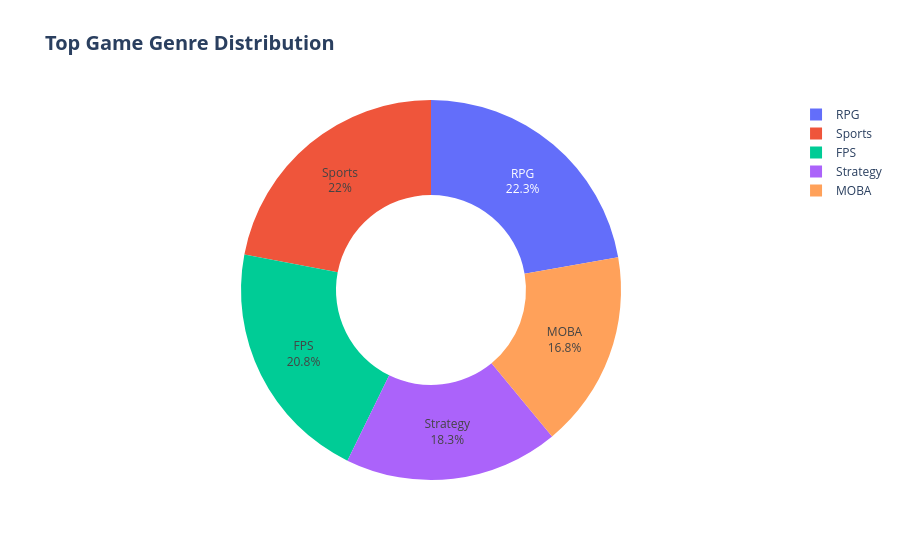

The cell this chart's notebook holds for it:
### Markdown cell above
### Donut Graph

### Code cell
genre = df["Top_Genre"].value_counts().reset_index()
genre.columns = ["Genre", "Count"]

fig = px.pie(
   genre,
   names="Genre",
   values="Count",
   hole=0.5, 
   title=("<b>Top Game Genre Distribution</b>")
)

fig.update_traces(
        textposition='inside',
        textinfo='percent+label'),
fig.update_layout(
    title={
        "xanchor": "left",
        "font": {"size": 20}}
)
fig.show()

### Figure 1 — Plotly figure (JSON) as saved in the notebook; plotly's stock layout.template omitted (floating-point values rounded to 4 significant figures)
{"data": [{"domain": {"x": [0, 1], "y": [0, 1]}, "hole": 0.5, "hovertemplate": "Genre=%{label}<br>Count=%{value}<extra></extra>", "labels": ["RPG", "Sports", "FPS", "Strategy", "MOBA"], "legendgroup": "", "name": "", "showlegend": true, "textinfo": "percent+label", "textposition": "inside", "type": "pie", "values": [89, 88, 83, 73, 67]}], "layout": {"legend": {"tracegroupgap": 0}, "title": {"font": {"size": 20}, "text": "<b>Top Game Genre Distribution</b>", "xanchor": "left"}}}
